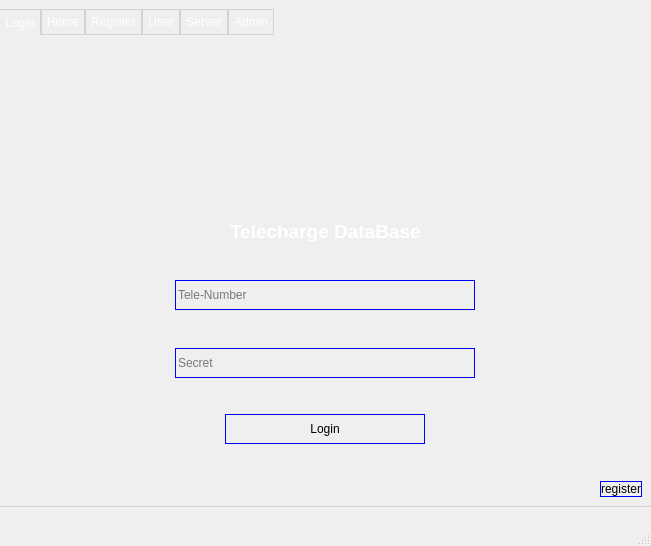
<?xml version="1.0" encoding="UTF-8"?>
<ui version="4.0">
 <class>mainWindow</class>
 <widget class="QMainWindow" name="mainWindow">
  <property name="geometry">
   <rect>
    <x>0</x>
    <y>0</y>
    <width>651</width>
    <height>546</height>
   </rect>
  </property>
  <property name="minimumSize">
   <size>
    <width>200</width>
    <height>30</height>
   </size>
  </property>
  <property name="windowTitle">
   <string>MainWindow</string>
  </property>
  <property name="styleSheet">
   <string notr="true">
    /* 文本框和按钮 */
    background-color: rgb(173, 216, 230);
    QLineEdit, QPushButton {
        border: 2px solid #00008B;  /* 深蓝色边框 */
        background-color: #00008B;  /* 深蓝色背景 */
        color: #FFFFFF;             
        border-radius: 20px;  /* 更明显的圆角 */
        padding: 5px;
    }
   </string>
  </property>
  <widget class="QWidget" name="centralWidget">
   <widget class="QTabWidget" name="tabWidget">
    <property name="geometry">
     <rect>
      <x>-1</x>
      <y>9</y>
      <width>653</width>
      <height>498</height>
     </rect>
    </property>
    <property name="styleSheet">
     <string notr="true">
        QTabWidget::pane {
            border-top: -1px;
            border-left: 1px solid lightgray;
            border-right: 1px solid lightgray;
            border-bottom: 1px solid lightgray;
        }
        QTabBar::tab {
            color: rgb(255, 255, 255);
            border: 0.5px solid lightgray;
            padding: 5px;
        }
        QTabBar::tab:selected {
            color: rgb(255, 255, 255);
            margin-bottom: -1px;
        }
       </string>
    </property>
    <property name="currentIndex">
     <number>0</number>
    </property>
    <widget class="QWidget" name="tab">
     <property name="styleSheet">
      <string notr="true">background-color: transparent; color: rgb(255, 255, 255);</string>
     </property>
     <attribute name="title">
      <string>Login</string>
     </attribute>
     <layout class="QVBoxLayout" name="verticalLayout_2">
      <item>
       <layout class="QHBoxLayout" name="horizontalLayout">
        <item>
         <spacer name="horizontalSpacerLeft">
          <property name="orientation">
           <enum>Qt::Horizontal</enum>
          </property>
          <property name="sizeHint" stdset="0">
           <size>
            <width>0</width>
            <height>0</height>
           </size>
          </property>
         </spacer>
        </item>
        <item alignment="Qt::AlignHCenter|Qt::AlignVCenter">
         <widget class="QListView" name="imageView">
          <property name="minimumSize">
           <size>
            <width>125</width>
            <height>70</height>
           </size>
          </property>
          <property name="maximumSize">
           <size>
            <width>225</width>
            <height>173</height>
           </size>
          </property>
          <property name="styleSheet">
           <string notr="true">
              background-repeat: no-repeat;
              background-position: center;
             </string>
          </property>
         </widget>
        </item>
        <item>
         <spacer name="horizontalSpacerRight">
          <property name="orientation">
           <enum>Qt::Horizontal</enum>
          </property>
          <property name="sizeHint" stdset="0">
           <size>
            <width>0</width>
            <height>0</height>
           </size>
          </property>
         </spacer>
        </item>
       </layout>
      </item>
      <item alignment="Qt::AlignHCenter">
       <widget class="QLabel" name="label_2">
        <property name="styleSheet">
         <string notr="true">font: 75 9pt &quot;Times New Roman&quot;;</string>
        </property>
        <property name="text">
         <string>&lt;html&gt;&lt;head/&gt;&lt;body&gt;&lt;p&gt;&lt;span style=&quot; font-size:14pt; font-weight:600;&quot;&gt;Telecharge DataBase&lt;/span&gt;&lt;/p&gt;&lt;/body&gt;&lt;/html&gt;</string>
        </property>
       </widget>
      </item>
      <item>
       <spacer name="verticalSpacer">
        <property name="orientation">
         <enum>Qt::Vertical</enum>
        </property>
        <property name="sizeHint" stdset="0">
         <size>
          <width>628</width>
          <height>34</height>
         </size>
        </property>
       </spacer>
      </item>
      <item alignment="Qt::AlignHCenter">
       <widget class="QLineEdit" name="loginTeleNumberEdit">
        <property name="minimumSize">
         <size>
          <width>300</width>
          <height>30</height>
         </size>
        </property>
        <property name="styleSheet">
         <string notr="true">border: 1px solid blue; color: black; text-align: center;
font: 75 9pt &quot;Times New Roman&quot;;</string>
        </property>
        <property name="placeholderText">
         <string>Tele-Number</string>
        </property>
       </widget>
      </item>
      <item>
       <spacer name="verticalSpacer_2">
        <property name="orientation">
         <enum>Qt::Vertical</enum>
        </property>
        <property name="sizeHint" stdset="0">
         <size>
          <width>628</width>
          <height>34</height>
         </size>
        </property>
       </spacer>
      </item>
      <item alignment="Qt::AlignHCenter">
       <widget class="QLineEdit" name="loginSecretEdit">
        <property name="minimumSize">
         <size>
          <width>300</width>
          <height>30</height>
         </size>
        </property>
        <property name="styleSheet">
         <string notr="true">border: 1px solid blue; color: black; text-align: center;
font: 75 9pt &quot;Times New Roman&quot;;</string>
        </property>
        <property name="echoMode">
         <enum>QLineEdit::Password</enum>
        </property>
        <property name="placeholderText">
         <string>Secret</string>
        </property>
       </widget>
      </item>
      <item>
       <spacer name="verticalSpacer_3">
        <property name="orientation">
         <enum>Qt::Vertical</enum>
        </property>
        <property name="sizeHint" stdset="0">
         <size>
          <width>628</width>
          <height>33</height>
         </size>
        </property>
       </spacer>
      </item>
      <item alignment="Qt::AlignHCenter">
       <widget class="QPushButton" name="loginButton">
        <property name="minimumSize">
         <size>
          <width>200</width>
          <height>30</height>
         </size>
        </property>
        <property name="styleSheet">
         <string notr="true">border: 1px solid blue; color: black;
font: 75 9pt &quot;Times New Roman&quot;;</string>
        </property>
        <property name="text">
         <string>Login</string>
        </property>
       </widget>
      </item>
      <item>
       <spacer name="verticalSpacer_4">
        <property name="orientation">
         <enum>Qt::Vertical</enum>
        </property>
        <property name="sizeHint" stdset="0">
         <size>
          <width>628</width>
          <height>34</height>
         </size>
        </property>
       </spacer>
      </item>
      <item alignment="Qt::AlignRight">
       <widget class="QPushButton" name="gotoregister">
        <property name="styleSheet">
         <string notr="true">border: 1px solid blue; color: black;
font: 75 9pt &quot;Times New Roman&quot;;</string>
        </property>
        <property name="text">
         <string>register</string>
        </property>
       </widget>
      </item>
     </layout>
    </widget>
    <widget class="QWidget" name="tab_2">
     <property name="styleSheet">
      <string notr="true">background-color: transparent; color: rgb(255, 255, 255);</string>
     </property>
     <attribute name="title">
      <string>Home</string>
     </attribute>
     <layout class="QHBoxLayout" name="horizontalLayout_2">
      <item>
       <spacer name="horizontalSpacer">
        <property name="orientation">
         <enum>Qt::Horizontal</enum>
        </property>
        <property name="sizeHint" stdset="0">
         <size>
          <width>120</width>
          <height>20</height>
         </size>
        </property>
       </spacer>
      </item>
      <item>
       <widget class="QLabel" name="label">
        <property name="styleSheet">
         <string notr="true">font: 75 9pt &quot;Times New Roman&quot;;</string>
        </property>
        <property name="text">
         <string>&lt;!DOCTYPE HTML PUBLIC &quot;-//W3C//DTD HTML 4.0//EN&quot; &quot;http://www.w3.org/TR/REC-html40/strict.dtd&quot;&gt;
&lt;html&gt;&lt;head&gt;&lt;meta name=&quot;qrichtext&quot; content=&quot;1&quot; /&gt;&lt;style type=&quot;text/css&quot;&gt;
p, li { white-space: pre-wrap; }
&lt;/style&gt;&lt;/head&gt;&lt;body style=&quot; font-family:'SimSun'; font-size:9pt; font-weight:400; font-style:normal;&quot;&gt;
&lt;p align=&quot;center&quot; style=&quot; margin-top:12px; margin-bottom:12px; margin-left:0px; margin-right:0px; -qt-block-indent:0; text-indent:0px;&quot;&gt;&lt;span style=&quot; font-size:16pt;&quot;&gt;Welcome to use Our Telecharge System&lt;/span&gt;&lt;/p&gt;&lt;/body&gt;&lt;/html&gt;</string>
        </property>
       </widget>
      </item>
      <item>
       <spacer name="horizontalSpacer_2">
        <property name="orientation">
         <enum>Qt::Horizontal</enum>
        </property>
        <property name="sizeHint" stdset="0">
         <size>
          <width>119</width>
          <height>20</height>
         </size>
        </property>
       </spacer>
      </item>
     </layout>
    </widget>
    <widget class="QWidget" name="tab_3">
     <property name="styleSheet">
      <string notr="true">background-color: transparent; color: rgb(255, 255, 255);</string>
     </property>
     <attribute name="title">
      <string>Register</string>
     </attribute>
     <layout class="QVBoxLayout" name="verticalLayout_3">
      <item>
       <spacer name="verticalSpacer_5">
        <property name="orientation">
         <enum>Qt::Vertical</enum>
        </property>
        <property name="sizeHint" stdset="0">
         <size>
          <width>20</width>
          <height>40</height>
         </size>
        </property>
       </spacer>
      </item>
      <item alignment="Qt::AlignHCenter">
       <widget class="QLineEdit" name="idCardEdit">
        <property name="minimumSize">
         <size>
          <width>300</width>
          <height>30</height>
         </size>
        </property>
        <property name="styleSheet">
         <string notr="true">border: 1px solid blue; color: black; text-align: center;
font: 75 9pt &quot;Times New Roman&quot;;</string>
        </property>
        <property name="placeholderText">
         <string>ID Card</string>
        </property>
       </widget>
      </item>
      <item>
       <spacer name="verticalSpacer_6">
        <property name="orientation">
         <enum>Qt::Vertical</enum>
        </property>
        <property name="sizeHint" stdset="0">
         <size>
          <width>20</width>
          <height>40</height>
         </size>
        </property>
       </spacer>
      </item>
      <item alignment="Qt::AlignHCenter">
       <widget class="QLineEdit" name="nameEdit">
        <property name="minimumSize">
         <size>
          <width>300</width>
          <height>30</height>
         </size>
        </property>
        <property name="styleSheet">
         <string notr="true">border: 1px solid blue; color: black; text-align: center;
font: 75 9pt &quot;Times New Roman&quot;;</string>
        </property>
        <property name="placeholderText">
         <string>Name</string>
        </property>
       </widget>
      </item>
      <item>
       <spacer name="verticalSpacer_8">
        <property name="orientation">
         <enum>Qt::Vertical</enum>
        </property>
        <property name="sizeHint" stdset="0">
         <size>
          <width>20</width>
          <height>40</height>
         </size>
        </property>
       </spacer>
      </item>
      <item alignment="Qt::AlignHCenter">
       <widget class="QLineEdit" name="registerteleNumberEdit">
        <property name="minimumSize">
         <size>
          <width>300</width>
          <height>30</height>
         </size>
        </property>
        <property name="styleSheet">
         <string notr="true">border: 1px solid blue; color: black; text-align: center;
font: 75 9pt &quot;Times New Roman&quot;;</string>
        </property>
        <property name="placeholderText">
         <string>Tele-Number</string>
        </property>
       </widget>
      </item>
      <item>
       <spacer name="verticalSpacer_9">
        <property name="orientation">
         <enum>Qt::Vertical</enum>
        </property>
        <property name="sizeHint" stdset="0">
         <size>
          <width>20</width>
          <height>40</height>
         </size>
        </property>
       </spacer>
      </item>
      <item alignment="Qt::AlignHCenter">
       <widget class="QLineEdit" name="registersecretEdit">
        <property name="minimumSize">
         <size>
          <width>300</width>
          <height>30</height>
         </size>
        </property>
        <property name="styleSheet">
         <string notr="true">border: 1px solid blue; color: black; text-align: center;</string>
        </property>
        <property name="echoMode">
         <enum>QLineEdit::Password</enum>
        </property>
        <property name="placeholderText">
         <string>Secret</string>
        </property>
       </widget>
      </item>
      <item>
       <spacer name="verticalSpacer_10">
        <property name="orientation">
         <enum>Qt::Vertical</enum>
        </property>
        <property name="sizeHint" stdset="0">
         <size>
          <width>20</width>
          <height>40</height>
         </size>
        </property>
       </spacer>
      </item>
      <item alignment="Qt::AlignHCenter">
       <widget class="QComboBox" name="taocancombox">
        <property name="minimumSize">
         <size>
          <width>300</width>
          <height>30</height>
         </size>
        </property>
        <property name="toolTip">
         <string>套餐</string>
        </property>
        <property name="styleSheet">
         <string notr="true">border: 1px solid blue; color: black;
font: 75 9pt &quot;Times New Roman&quot;;</string>
        </property>
        <property name="placeholderText">
         <string/>
        </property>
       </widget>
      </item>
      <item>
       <spacer name="verticalSpacer_7">
        <property name="orientation">
         <enum>Qt::Vertical</enum>
        </property>
        <property name="sizeHint" stdset="0">
         <size>
          <width>20</width>
          <height>40</height>
         </size>
        </property>
       </spacer>
      </item>
      <item alignment="Qt::AlignHCenter">
       <widget class="QPushButton" name="registerbutton">
        <property name="minimumSize">
         <size>
          <width>200</width>
          <height>30</height>
         </size>
        </property>
        <property name="styleSheet">
         <string notr="true">border: 1px solid blue; color: black;
font: 75 9pt &quot;Times New Roman&quot;;</string>
        </property>
        <property name="text">
         <string>Register</string>
        </property>
       </widget>
      </item>
      <item>
       <spacer name="verticalSpacer_11">
        <property name="orientation">
         <enum>Qt::Vertical</enum>
        </property>
        <property name="sizeHint" stdset="0">
         <size>
          <width>20</width>
          <height>40</height>
         </size>
        </property>
       </spacer>
      </item>
      <item alignment="Qt::AlignRight">
       <widget class="QPushButton" name="backtologin">
        <property name="styleSheet">
         <string notr="true">border: 1px solid blue; color: black;
font: 75 9pt &quot;Times New Roman&quot;;</string>
        </property>
        <property name="text">
         <string>Back</string>
        </property>
       </widget>
      </item>
     </layout>
    </widget>
    <widget class="QWidget" name="tab_4">
     <attribute name="title">
      <string>User</string>
     </attribute>
    </widget>
    <widget class="QWidget" name="tab_5">
     <attribute name="title">
      <string>Server</string>
     </attribute>
    </widget>
    <widget class="QWidget" name="tab_6">
     <attribute name="title">
      <string>Admin</string>
     </attribute>
    </widget>
   </widget>
  </widget>
  <widget class="QStatusBar" name="statusBar"/>
  <widget class="QMenuBar" name="menuBar">
   <property name="geometry">
    <rect>
     <x>0</x>
     <y>0</y>
     <width>651</width>
     <height>22</height>
    </rect>
   </property>
   <property name="styleSheet">
    <string notr="true">
     QMenu {
      background-color: rgb(26, 26, 46);
      gridline-color: rgb(15, 52, 96);
      selection-background-color: rgb(15, 52, 96);
      color: rgb(255, 255, 255);
      font: 500 11pt &quot;Poppins&quot;;
     }
     QMenuBar {
      background-color: rgb(26, 26, 46);
      selection-background-color: rgb(15, 52, 96);
      color: rgb(255, 255, 255);
      spacing: 3px;
     }
     QMenuBar::item:selected {
      background: rgb(15, 52, 96);
      color: rgb(255, 255, 255);
     }
    </string>
   </property>
  </widget>
 </widget>
 <resources>
  <include location="qrc/background.qrc"/>
 </resources>
 <connections/>
</ui>
